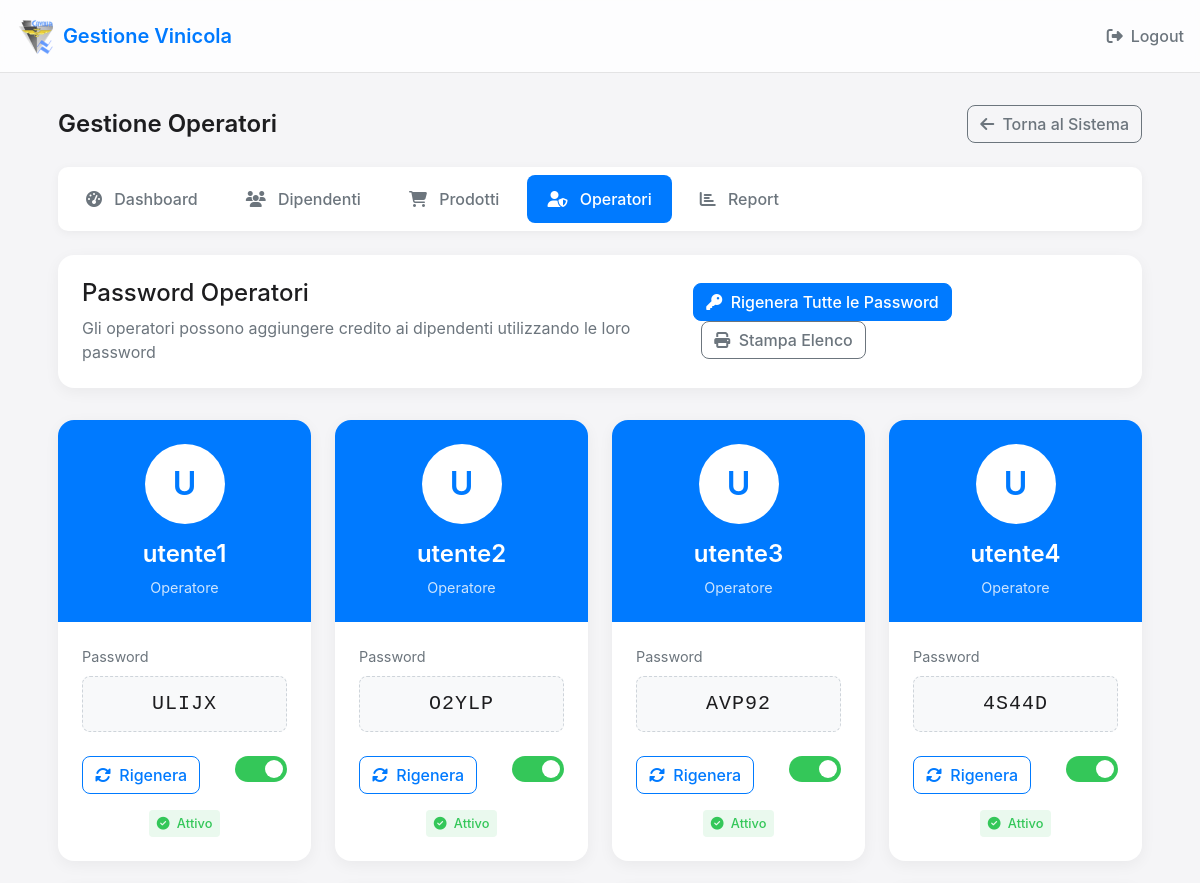
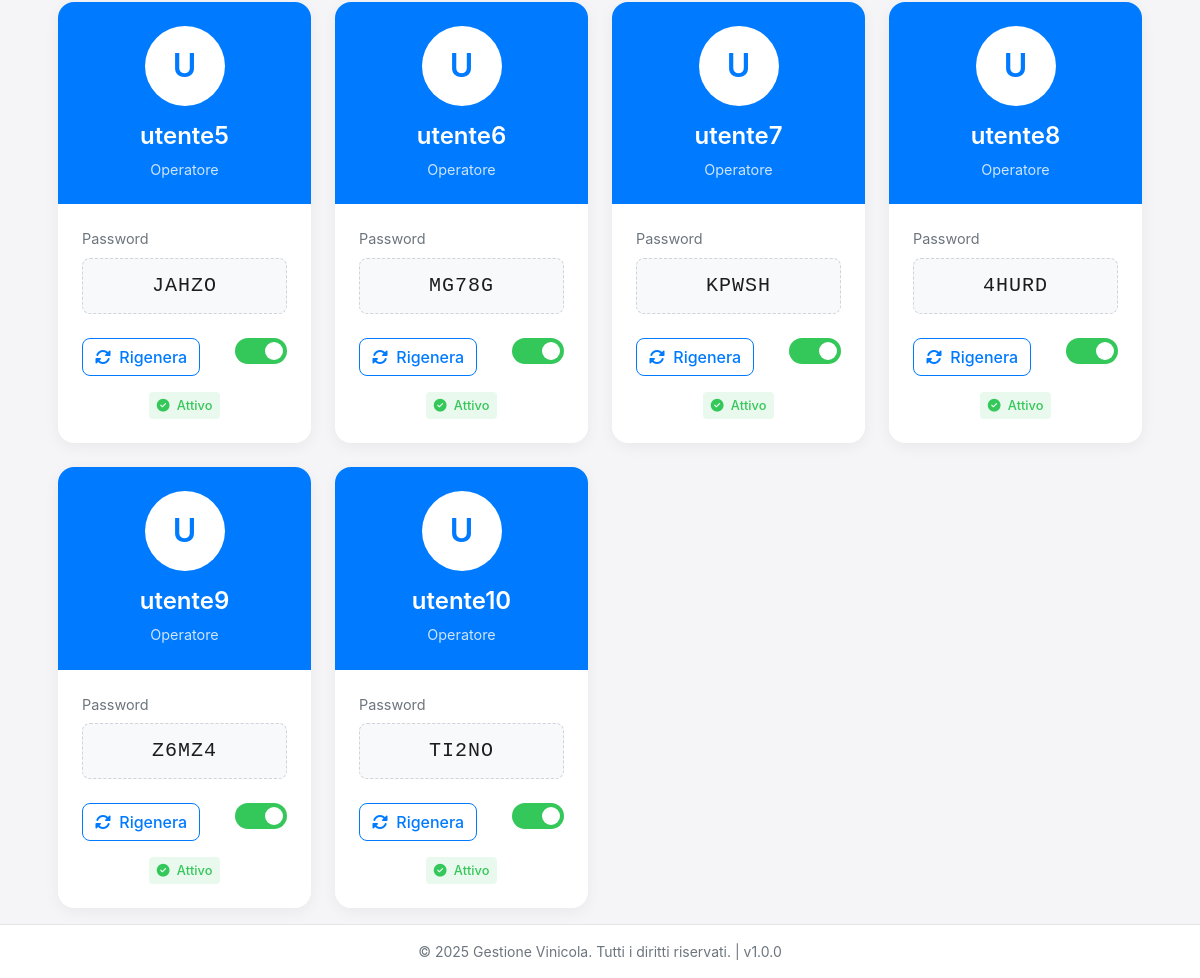
The page /admin/operators (signed in) on the database as committed earlier (2 pictures, top to bottom).
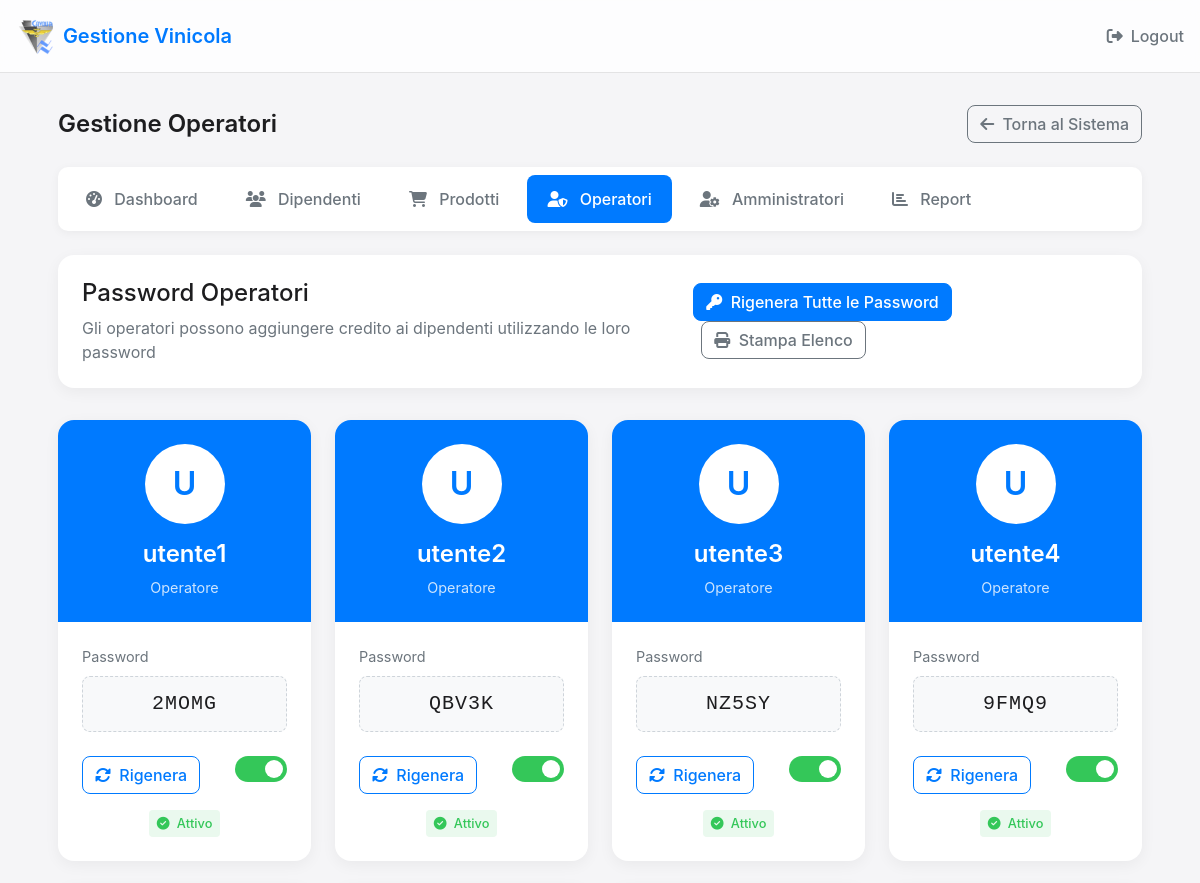
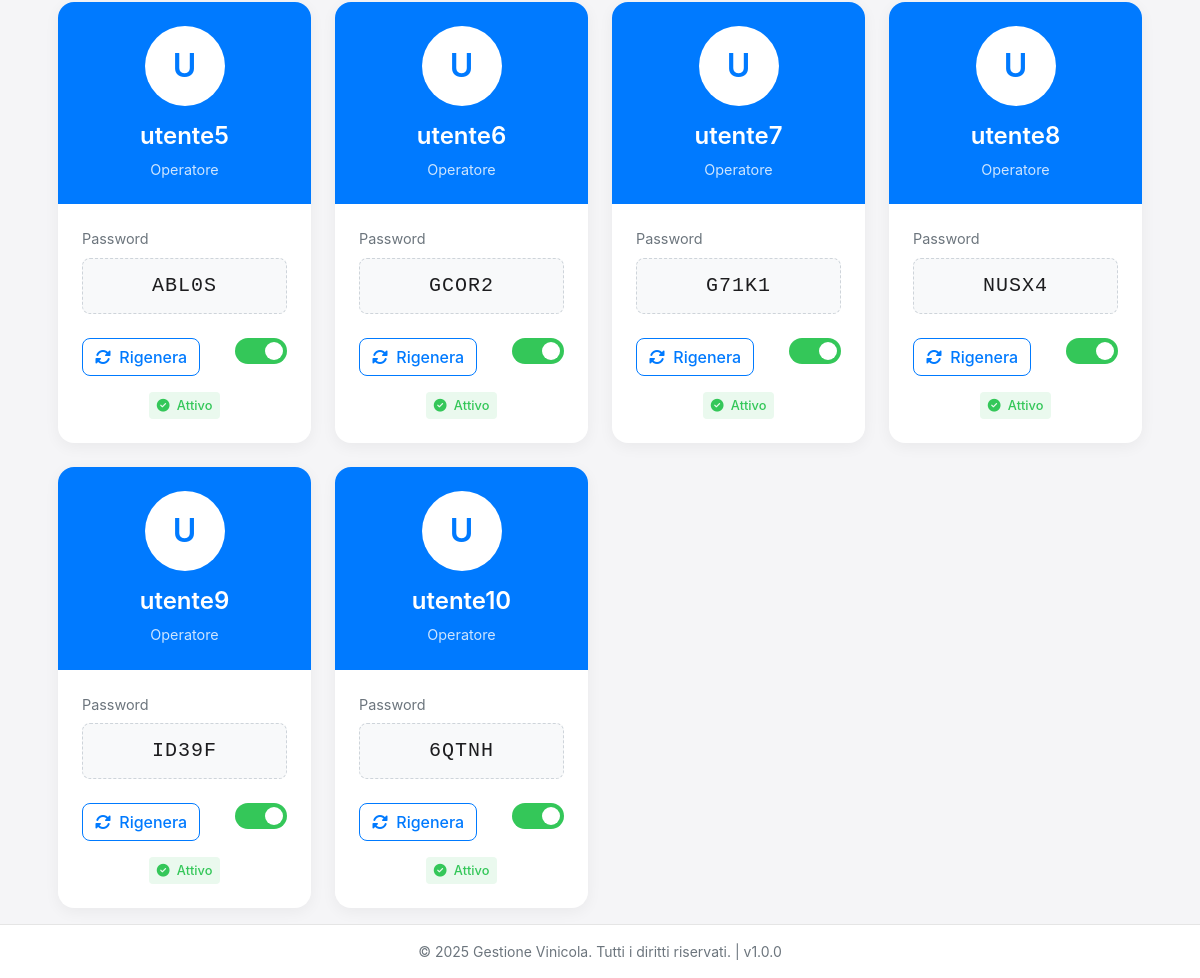
The same page on the database as committed later (2 pictures, top to bottom).
### app.py (models this page shows)
class Operator(db.Model):
    id = db.Column(db.Integer, primary_key=True)
    username = db.Column(db.String(50), unique=True)  # utente1, utente2, ecc.
    password = db.Column(db.String(10))  # Password in chiaro per facilità di uso (5 caratteri)
    active = db.Column(db.Boolean, default=True)

### app.py (the view)
@app.route('/admin/operators')
def admin_operators():
    if session.get('admin_logged_in') != True:
        return redirect(url_for('admin_login'))
    operators = Operator.query.all()
    return render_template('admin_operators.html', operators=operators)

### app.py (called while the page is built)
@app.context_processor
def inject_app_info():
    now = datetime.now()
    return {
        'app_name': app.config['APP_NAME'],
        'app_version': app.config['APP_VERSION'],
        'now': now
    }

### templates/admin_operators.html (shortened to what this page needs)
{% extends "base.html" %}
{% block header_actions %}
<a href="{{ url_for('admin_logout') }}" class="logout-button">
    <i class="fas fa-sign-out-alt"></i> Logout
</a>
{% endblock %}
{% block content %}
<div class="admin-container">
    <div class="admin-header">
        <h1 class="admin-title">Gestione Operatori</h1>
        <div>
            <a href="{{ url_for('index') }}" class="btn btn-outline-secondary">
                <i class="fas fa-arrow-left me-1"></i> Torna al Sistema
            </a>
        </div>
    </div>
    <div class="admin-tabs">
        <a href="{{ url_for('admin_dashboard') }}" class="admin-tab">
            <i class="fas fa-tachometer-alt"></i> Dashboard
        </a>
        <a href="{{ url_for('admin_employees') }}" class="admin-tab">
            <i class="fas fa-users"></i> Dipendenti
        </a>
        <a href="{{ url_for('admin_products') }}" class="admin-tab">
            <i class="fas fa-shopping-cart"></i> Prodotti
        </a>
        <a href="{{ url_for('admin_operators') }}" class="admin-tab active">
            <i class="fas fa-user-shield"></i> Operatori
        </a>
        {% if session.is_super_admin %}
        <a href="{{ url_for('admin_admins') }}" class="admin-tab">
            <i class="fas fa-user-cog"></i> Amministratori
        </a>
        {% endif %}
        <a href="{{ url_for('admin_reports') }}" class="admin-tab">
            <i class="fas fa-chart-bar"></i> Report
        </a>
    </div>
    <div class="card regenerate-section">
        <div class="card-body">
            <div class="d-flex justify-content-between align-items-center">
                <div>
                    <h4 class="mb-2">Password Operatori</h4>
                    <p class="text-muted mb-0">Gli operatori possono aggiungere credito ai dipendenti utilizzando le loro password</p>
                </div>
                <div>
                    <button id="regenerateAllBtn" class="btn btn-primary">
                        <i class="fas fa-key me-1"></i> Rigenera Tutte le Password
                    </button>
                    <button id="printPasswordsBtn" class="btn btn-outline-secondary ms-2">
                        <i class="fas fa-print me-1"></i> Stampa Elenco
                    </button>
                </div>
            </div>
        </div>
    </div>
    <div class="operators-grid">
        {% for operator in operators %}
        <div class="operator-card">
            <div class="operator-header">
                <div class="operator-avatar">{{ operator.username[0]|upper }}</div>
                <h3 class="operator-username">{{ operator.username }}</h3>
                <div class="operator-role">Operatore</div>
            </div>
            <div class="operator-body">
                <div class="operator-password-section">
                    <div class="operator-password-label">Password</div>
                    <div class="operator-password">{{ operator.password }}</div>
                </div>
                <div class="operator-actions">
                    <button class="btn btn-outline-primary regenerate-single-btn" data-operator-id="{{ operator.id }}">
                        <i class="fas fa-sync-alt me-1"></i> Rigenera
                    </button>
                    <div>
                        <label class="toggle-active">
                            <span class="slider"></span>
                        </label>
                    </div>
                </div>
                <div class="activity-status">
                    <span class="activity-label {% if operator.active %}activity-active{% else %}activity-inactive{% endif %}">
                        {% if operator.active %}
                        <i class="fas fa-check-circle me-1"></i> Attivo
                        {% else %}
                        <i class="fas fa-times-circle me-1"></i> Inattivo
                        {% endif %}
                    </span>
                </div>
            </div>
        </div>
        {% endfor %}
    </div>
</div>
{% endblock %}

Rows that differ between the two databases and show on the page:
changed Operator "utente1": password "ULIJX" → "2MOMG"
changed Operator "utente2": password "O2YLP" → "QBV3K"
changed Operator "utente3": password "AVP92" → "NZ5SY"
changed Operator "utente4": password "4S44D" → "9FMQ9"
changed Operator "utente5": password "JAHZO" → "ABL0S"
changed Operator "utente6": password "MG78G" → "GCOR2"
changed Operator "utente7": password "KPWSH" → "G71K1"
changed Operator "utente8": password "4HURD" → "NUSX4"
changed Operator "utente9": password "Z6MZ4" → "ID39F"
changed Operator "utente10": password "TI2NO" → "6QTNH"
Other text that changed with them:
text now shown: "Amministratori"
